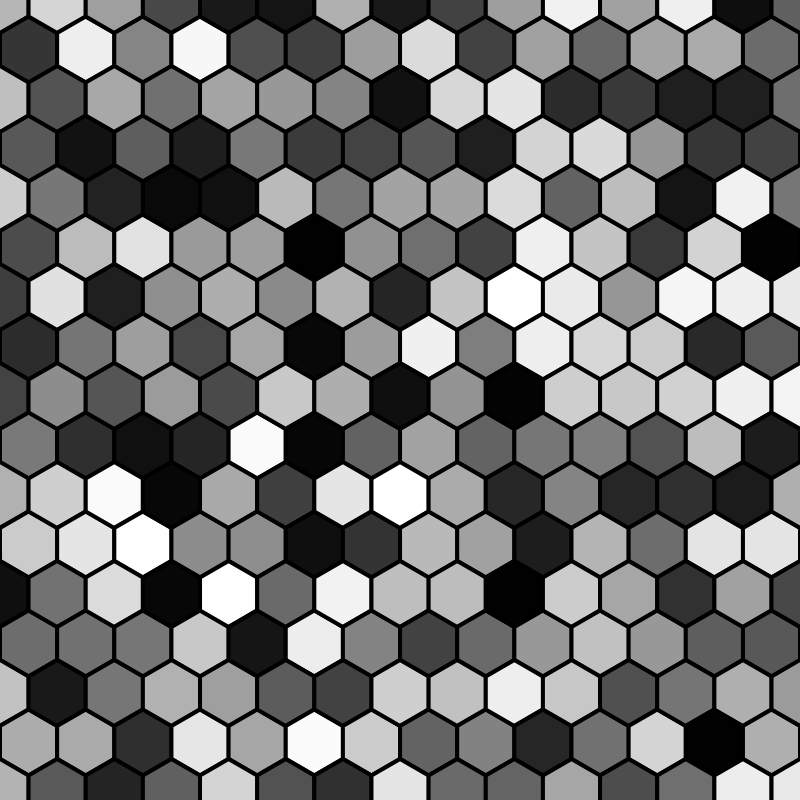
Frame 1 (no input)
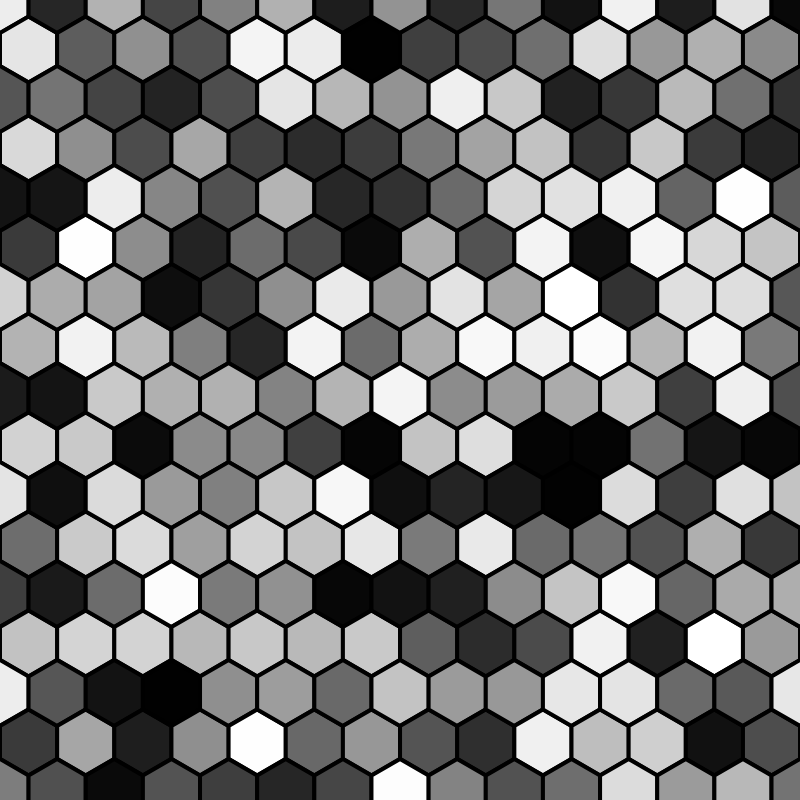
Frame 60 (no input)
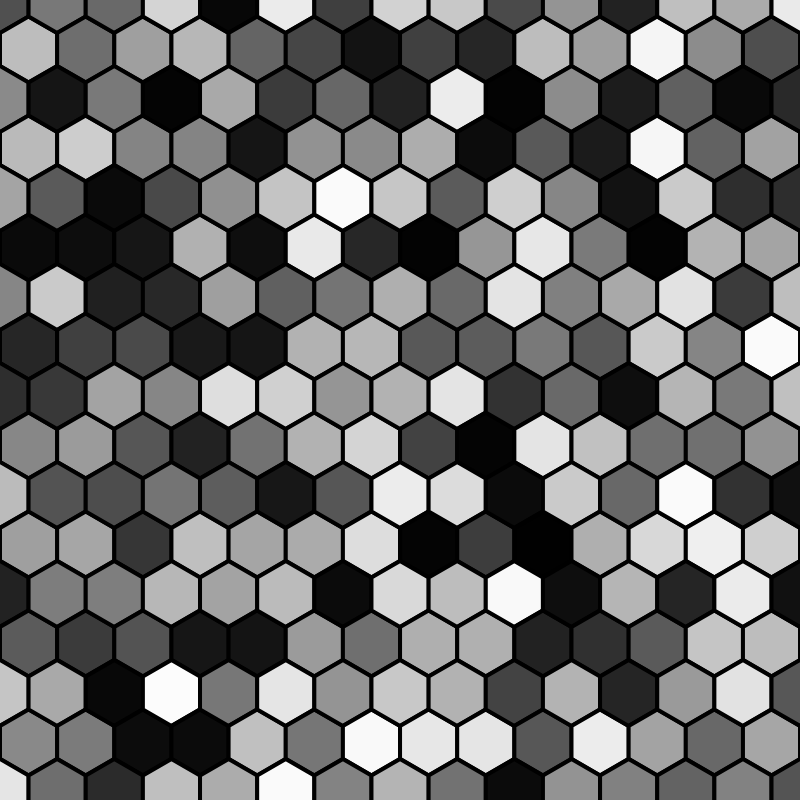
Frame 120 (the mouse pressed at the canvas centre since frame 60)

The p5.js sketch that drew these frames (run headless with seeded random() and noise() and a simulated clock; from frame 60 on, the mouse is pressed at the canvas centre):

// p5.js sketch
// ── sketch.js
// Hexagonal Grid

var sqrt3;

function setup() {
  createCanvas(800, 800);
  smooth();
  sqrt3 =  sqrt(3);
}

function draw() {
  background(255); 

  var side = 19.05; 
  var nDown   = 2*height / (3*side*sqrt3)+1; 
  var nAcross = width / (3 * side) +1; 

  for (var j=0; j<=nAcross; j++) {
    var offsetX = j * (3*side); 

    for (var i=0; i<=nDown; i++) {
      var hx = offsetX + (i%2)*1.5*side; 
      var hy = i * side * 1.5 * sqrt3;

      stroke(0);
      strokeWeight(4.0); 
      
      var gray = random(255);
      fill (gray); 
      hexagon(hx, hy, side);
    }
  }
}


function hexagon(x, y, side) {
  push(); 
  translate(x, y); 
  beginShape();
  vertex ( 1.5 * side, 0.5 * sqrt3 * side); // SE
  vertex ( 0.0 * side, 1.0 * sqrt3 * side); // S
  vertex (-1.5 * side, 0.5 * sqrt3 * side); // SW
  vertex (-1.5 * side, -0.5 * sqrt3 * side); // NW
  vertex ( 0.0 * side, -1.0 * sqrt3 * side); // N
  vertex ( 1.5 * side, -0.5 * sqrt3 * side); // NE
  endShape(CLOSE);
  pop();
}

function keyPressed(){
  if (key == 's'){
    saveFrame("../hexagonal_grid.png"); 
  }
}
